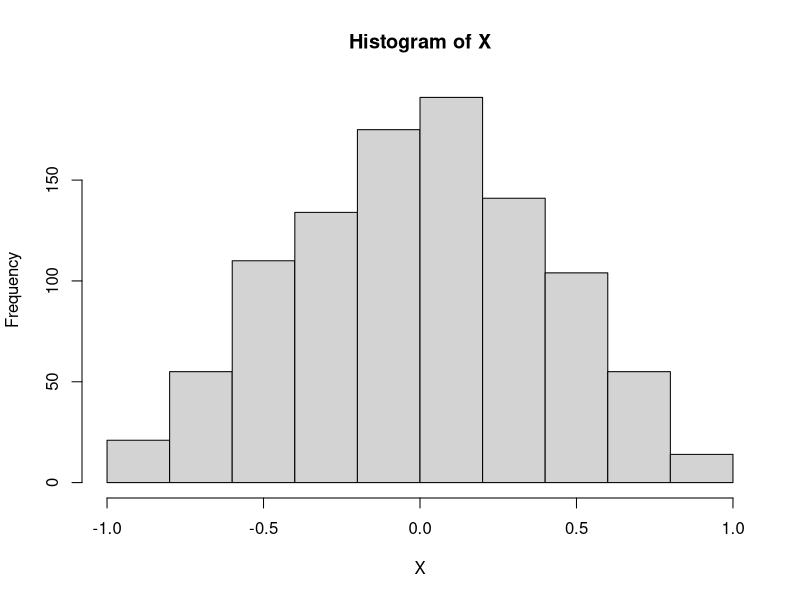

This figure's R source:

N <- 10^3
X <- numeric(N)
for (i in 1:N){
  U <- runif(1,0,1)
  
  if (U < 1/2){
    T <- 1 - sqrt(2*(U))
  } else{
    T <- -1 + sqrt(2*(1-U))
  }
  X[i] <- T
}

hist(X)